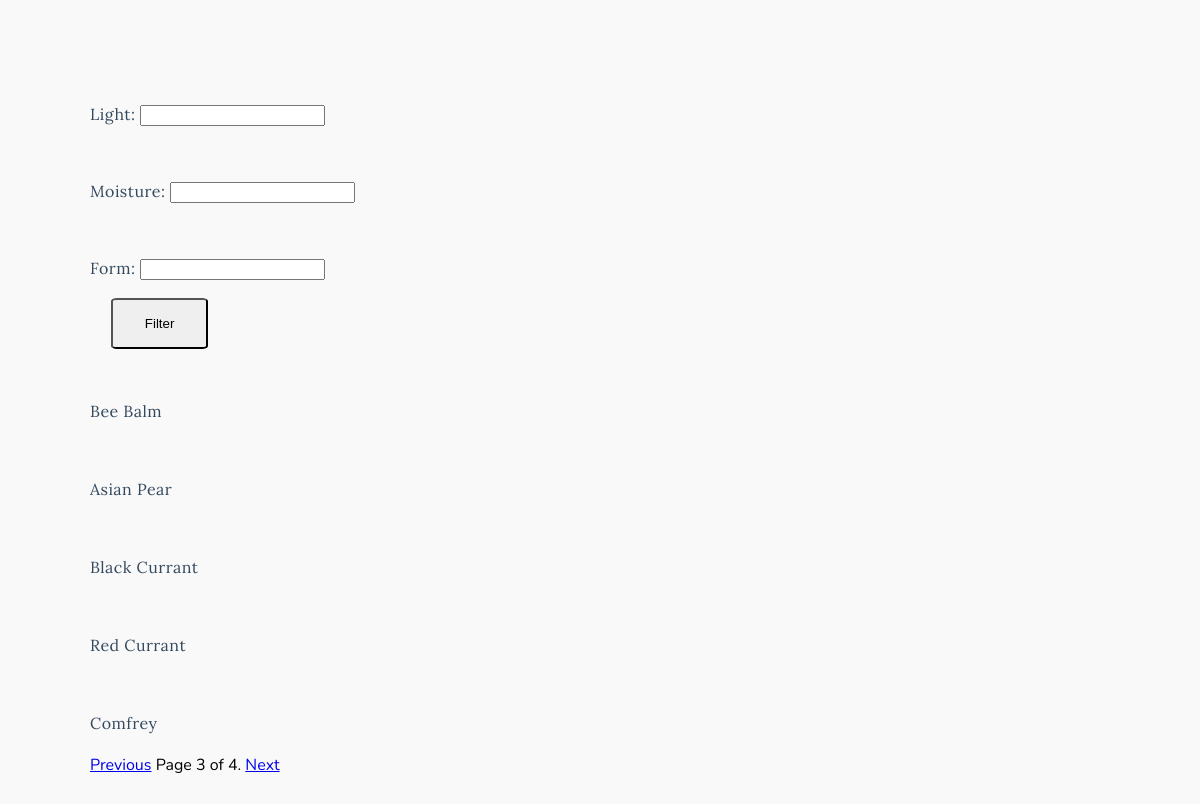
/plants/?page=3, run on the app's committed database.
### plants/models.py (models this page shows, shortened)
class Plant(models.Model):
    genus = models.CharField(max_length=50)
    species = models.CharField(max_length=50)
    slug = models.SlugField(max_length=120, unique=False)
    common_name = models.CharField(max_length=100)
    family = models.CharField(max_length=30)
    zones = models.JSONField(blank=True, default=list)
    light = models.CharField(
        max_length=3,
        validators=[RegexValidator(regex='^[fds]{1,3}$')],
    )
    moisture = models.CharField(
        max_length=3,
        validators=[RegexValidator(regex='^[xmh]{1,3}$')],
    )
    form = models.CharField(
        max_length=10,
        choices=[('Herb', 'Herb'),
        ('Shrub', 'Shrub'),
        ('Tree', 'Tree'),
        ('Bamboo', 'Bamboo'),
        ('Vine', 'Vine')],
    )
    form_size = models.CharField(max_length=5)
    min_h = models.FloatField()
    max_h = models.FloatField()
    min_w = models.FloatField()
    max_w = models.FloatField()
    description = models.TextField(null=True, blank=True)
    tags = TaggableManager(through=PlantTaggedItem)
    class Meta:
        ordering = ['genus', 'species']
        indexes = [
            models.Index(fields=['genus', 'species'], name='latin_name_idx')
        ]

### plants/views.py (the view)
# urls.py: path('', views.db_view, name='db_view'),
def db_view(request, tag_slug=None):
    plant_list = Plant.objects.all()
    tag = None
    if tag_slug:
        tag = get_object_or_404(Tag, slug=tag_slug)
        plant_list = plant_list.filter(tags__in=[tag])
    filter_form = PlantFilterForm(request.GET)
    if filter_form.is_valid():
        for field in ['light', 'moisture', 'form']:
            value = filter_form.cleaned_data[field]
            if value:
                plant_list = plant_list.filter(**{f"{field}__icontains": value})
        paginator = Paginator(plant_list, 5)  # 5 results per page
        page_number = request.GET.get('page')
        page_obj = paginator.get_page(page_number)
    return render(request, 'db_view.html', {
        'page_obj': page_obj,
        'filter_form': filter_form,
        'tag': tag
    })

### plants/forms.py
class PlantFilterForm(forms.Form):
    light = forms.CharField(required=False)
    moisture = forms.CharField(required=False)
    form = forms.CharField(required=False)

### plants/templates/db_view.html (shortened to what this page needs)
{% extends 'base.html' %}
{% load static %}
{% block content %}
    <form method="get">
        {{ filter_form.as_p }}
        <button type="submit">Filter</button>
    </form>
    {% for plant in page_obj %}
        <div class="db-list-plant-name-wrapper">
            <p>
                <a href="{% url 'plants:plant_detail' plant.slug %}" class="db-list-plant-name">
                    {{ plant.common_name }}
                </a>
            </p>
        </div>
    {% endfor %}
    {% include 'pagination.html'  with page=plants %}
{% endblock %}

### plants/static/styles.css (style rules this page uses)
body { font-family: Nunito, sans-serif; margin: 100px auto; padding: 0px 20px; background-color: #f9f9f9; width: 85%; }
p { font-family: "Lora", serif; font-size: 1rem; letter-spacing: 0.03rem; line-height: 1.8; color: #34495e; margin-top: 3rem; margin-right: 3rem; }
button { margin: 0rem 1.3rem; cursor: pointer; border-radius: 6%; padding: 1rem 2rem; }
.db-list-plant-name-wrapper { margin-top: 0.5em; }
.db-list-plant-name { display: inline-block; text-transform: capitalize; text-decoration: none; color: inherit; border-bottom: 0.1em solid transparent; transition: color 0.3s, border-bottom-color 0.3s; }

### data on the page
Plant: common_name "Bee Balm"
Plant: common_name "Asian Pear"
Plant: common_name "Black Currant"
Plant: common_name "Red Currant"
Plant: common_name "Comfrey"

### other printed values
{{ page_obj.number }} "3"
{{ page_obj.paginator.num_pages }} "4"
